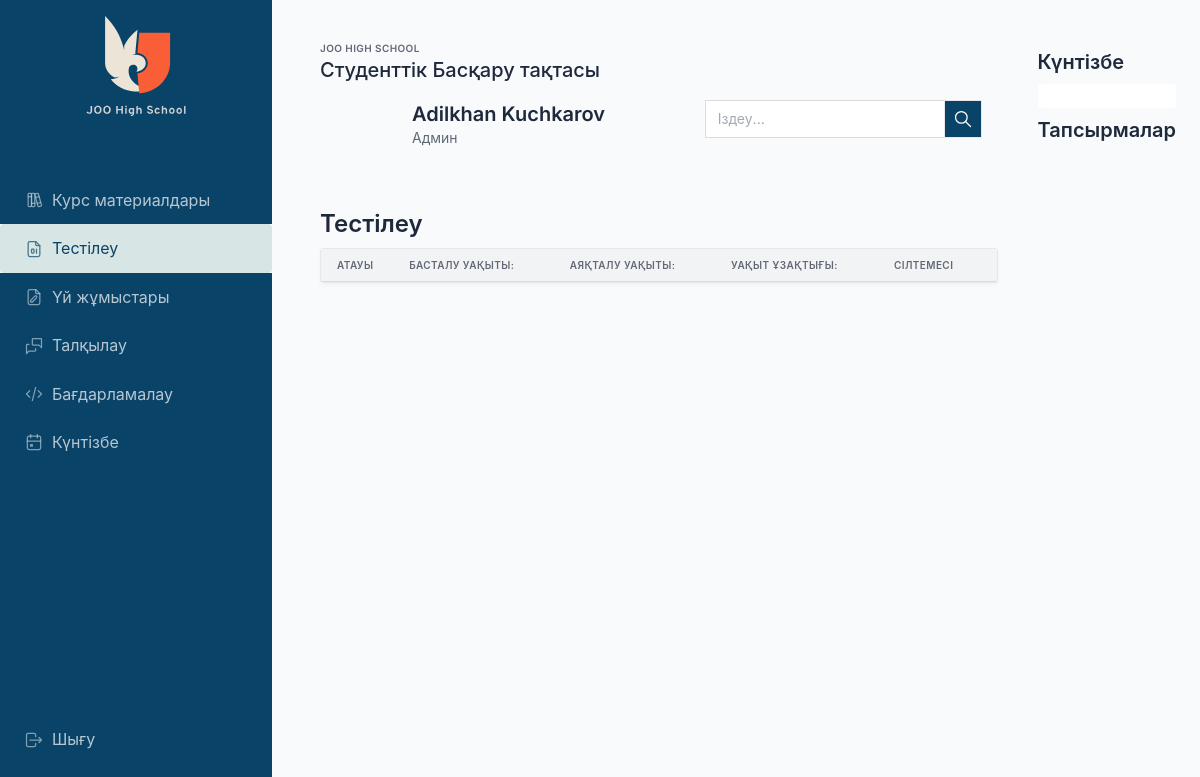
Page /quiz/ (signed in) on the earlier database version.
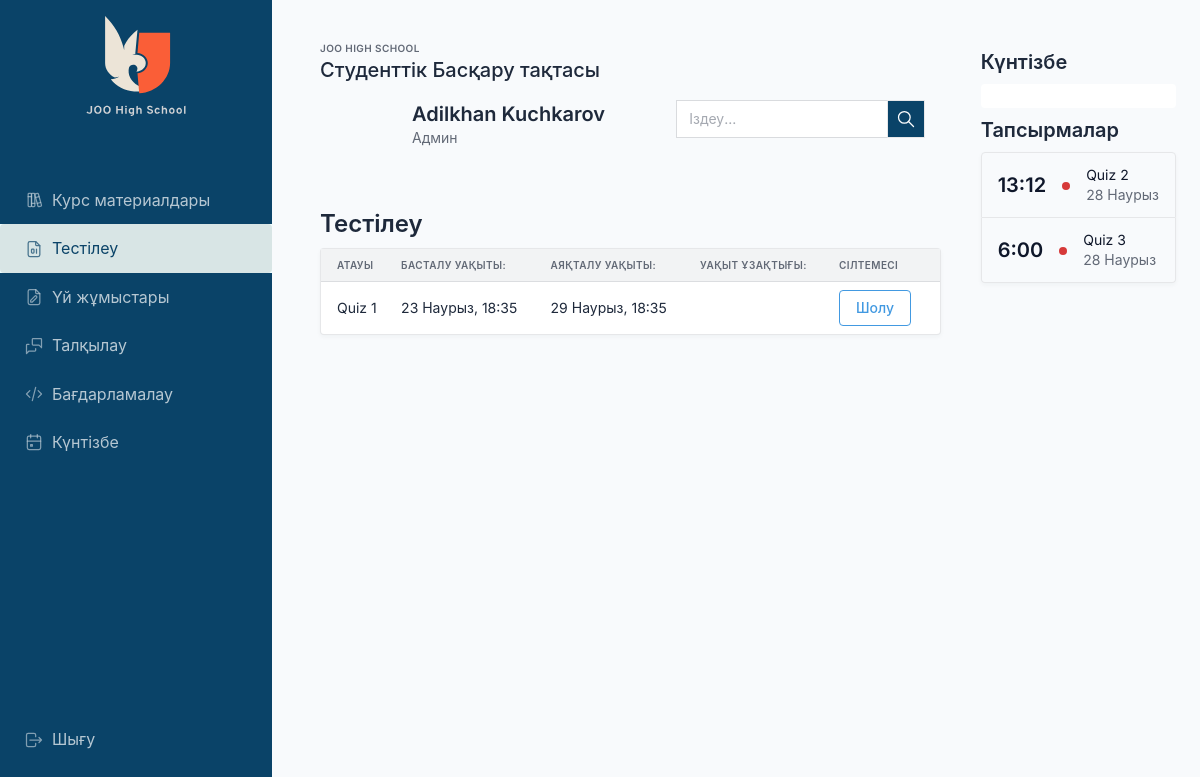
Same page on the later database version.
### quiz_apps/quiz/models.py (models this page shows, shortened)
class Quiz(models.Model):
    title = models.CharField(
        verbose_name=_("Title"),
        max_length=60, blank=False)
    description = models.TextField(
        verbose_name=_("Description"),
        blank=True, help_text=_("a description of the quiz"))
    url = models.SlugField(
        max_length=60, blank=False,
        help_text=_("a user friendly url"),
        verbose_name=_("user friendly url"))
    random_order = models.BooleanField(
        blank=False, default=False,
        verbose_name=_("Random Order"),
        help_text=_("Display the questions in "
                    "a random order or as they "
                    "are set?"))
    max_attempts = models.PositiveIntegerField(null=True, verbose_name=_("Allowed number of attempts"),
                                               default=1)
    pass_mark = models.SmallIntegerField(
        blank=True, default=0,
        verbose_name=_("Pass Mark"),
        help_text=_("Percentage required to pass exam."),
        validators=[MaxValueValidator(100)])
    success_text = models.TextField(
        blank=True, help_text=_("Displayed if user passes."),
        verbose_name=_("Success Text"))
    fail_text = models.TextField(
        verbose_name=_("Fail Text"),
        blank=True, help_text=_("Displayed if user fails."))
    draft = models.BooleanField(
        blank=True, default=False,
        verbose_name=_("Draft"),
        help_text=_(
            'If yes, the quiz is not displayed in the quiz list and can only be taken by users who can edit quizzes.'))
    start_time = models.DateTimeField()
    end_time = models.DateTimeField()
    duration = models.DurationField(default=timezone.timedelta(hours=2))
    class Meta:
        verbose_name = _('Quiz')
        verbose_name_plural = _('Quizzes')

### calendarapp/models/event.py (models this page shows, shortened)
class Event(EventAbstract):
    title = models.CharField(max_length=200, unique=True)
    description = models.TextField(null=True, blank=True)
    start_time = models.DateTimeField()
    end_time = models.DateTimeField(null=True, blank=True)
    url = models.CharField(max_length=256, blank=True, null=True)
    objects = EventManager()

### quiz_apps/quiz/views.py (the view)
# urls.py: path('', quiz_list, name="quiz_list"),
@login_required
def quiz_list(request):
    quizzes = Quiz.objects.filter(draft=False, end_time__gt=timezone.now())
    return render(request, "quiz/quiz_list.html", {
        "quizzes": quizzes,
    })

### calendarapp/models/event.py (called while the page is built)
    def get_all_events(self):
        events = Event.objects.filter(is_active=True, is_deleted=False)
        return events

    def get_running_events(self):
        running_events = Event.objects.filter(
            is_active=True,
            is_deleted=False,
            end_time__gte=datetime.now().date(),
        ).order_by("start_time")
        return running_events

### diploma_backend/context_processors.py (called while the page is built, shortened)
def all_events(request):
    events = Event.objects.get_all_events()
    running_events = Event.objects.get_running_events()
    event_list = []
    for event in events:
        if not event.start_time:
            event_list.append({
                "title": event.title,
                "end": event.end_time.strftime("%Y-%m-%dT%H:%M:%S"),
                "url": event.url,
            })
        elif event.url:
            event_list.append({
                "title": event.title,
                "start": event.start_time.strftime("%Y-%m-%dT%H:%M:%S"),
                "end": event.end_time.strftime("%Y-%m-%dT%H:%M:%S"),
                "url": event.url,
            })
    return {"all_events": event_list, "events_obj": events, 'running_events': running_events}

### templates/quiz/quiz_list.html (shortened to what this page needs)
{% extends 'base/content.html' %}
{% load quiz_tags %}
{% block body %}
    <h1>Тестілеу</h1>
    <div class="card">
        <div class="table-responsive">
            <table
                    class="table table-vcenter card-table">
                <thead>
                <tr>
                    <th>Атауы</th>
                    <th>Басталу Уақыты:</th>
                    <th>Аяқталу Уақыты:</th>
                    <th>Уақыт Ұзақтығы:</th>
                    <th>Сілтемесі</th>
                </tr>
                </thead>
                <tbody>
                {% for quiz in quizzes %}
                    <tr>
                        <td>{{ quiz.title }}</td>
                        <td>{{ quiz.start_time|date:"d F, H:i" }}</td>
                        <td>{{ quiz.end_time|date:"d F, H:i" }}</td>
                        <td data-duration="{{ quiz.duration }}"></td>
                        <td>
                            <a href="{% url 'quiz:quiz_detail' quiz.url %}"
                               class="btn btn-outline-azure">
                                Шолу
                            </a>
                        </td>
                    </tr>
                {% endfor %}
                </tbody>
            </table>
        </div>
    </div>
{% endblock %}

### templates/base/content.html (shortened to what the changed rows need)
{% extends 'base/base.html' %}
{% load static %}
{% load humanize %}
{% load quiz_tags %}
{% block content %}
    <div class="wrapper">
        <aside class="navbar navbar-vertical navbar-expand-lg navbar-dark">
            <div class="container-fluid">
                <h1 class="navbar-brand navbar-brand-autodark">
                    <a href="/">
                        <img src="{% static 'images/logo-light.svg' %}" width="110" height="110" alt="Tabler"
                             class="navbar-brand-image">
                    </a>
                </h1>
            </div>
        </aside>
        <div class="page-wrapper">
            <div class="page-body">
                <div class="container-fluid">
                    <div class="row">
                        <div class="col px-4">
                            <div class="page-header d-print-none">
                                <div class="row align-items-center">
                                    <div class="col">
                                        <h2 class="page-title">
                                            Студенттік Басқару тақтасы
                                        </h2>
                                    </div>
                                </div>
                            </div>
                            <div class="col">
                                <div class="">
                                    <div class="card-body">
                                        <div class="row g-3 align-items-start">
                                            <div class="col">
                                                <h2 class="m-0">
                                                    <a href="{% url 'users:profile' user.profile.id %}">{{ user.first_name }} {{ user.last_name }}</a>
                                                </h2>
                                            </div>
                                        </div>
                                    </div>
                                </div>
                            </div>
                            <div class="col mt-4">
                                {% block body %}
                                {% endblock %}
                            </div>
                        </div>
                        <div class="col-auto right-sidebar d-none d-md-block">
                            <h2>Күнтізбе</h2>
                            <h2 class="mt-2">Тапсырмалар</h2>
                            <div class="card tasks">
                                {% for event in running_events %}
                                    <div class="list-group-item">
                                        <div class="row align-items-center">
                                            <div class="col-auto">
                                                <h2 class="text-reset mb-0">{{ event.end_time|date:"G:i" }}</h2>
                                            </div>
                                            <div class="col-auto"><span class="badge bg-red"></span></div>
                                            <div class="col text-truncate">
                                                <a href="{% if event.url %}{{ event.url }}{% else %}#{% endif %}"
                                                   class="text-reset d-block">{{ event.title }}</a>
                                                <div class="d-block text-muted text-truncate mt-n1">{{ event.end_time|date:"d F" }}</div>
                                            </div>
                                        </div>
                                    </div>
                                {% endfor %}
                            </div>
                        </div>
                    </div>
                </div>
            </div>
        </div>
    </div>
{% endblock %}

Differences in the rows shown:
now on this page (row edited): Quiz: title "Quiz 1", start_time "23 Наурыз, 18:35", end_time "29 Наурыз, 18:35"
added Event: end_time "13:12", title "Quiz 2", end_time "28 Наурыз"
added Event: end_time "6:00", title "Quiz 3", end_time "28 Наурыз"
